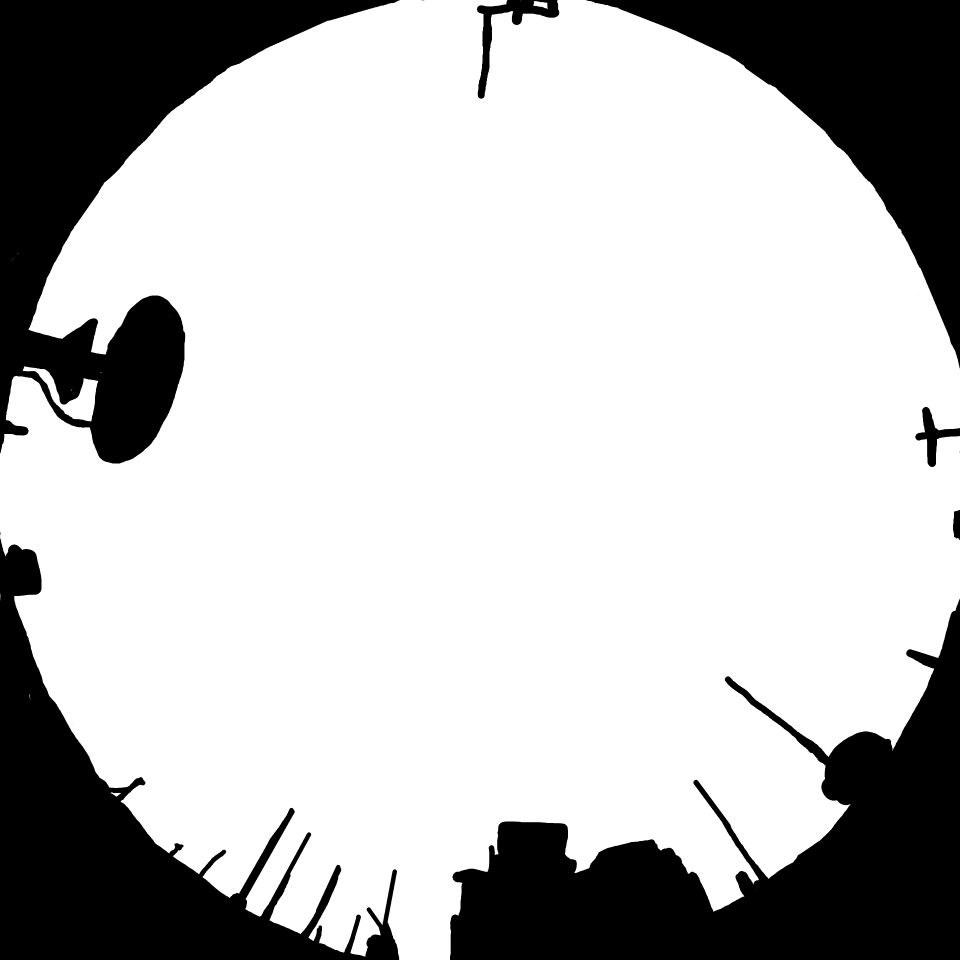
#> input picture mask100.jpg, 1920 x 1920 px, given in place of img-2021-09-05T09-08-46devID1.jpg, which was not available (shown at 1/2 size)
$ jupyter execute --allow-errors SIFT.ipynb   (shell and % lines are left out)   (Python 2 division)   (older library calls are emulated)   (text cells are left out)
#> lines starting #> are read from the running program, lines starting #| are printed output that depends on the picture; pictures that were not available may be replaced by others from this repository, and a replacement may not be noted
[cell 1]
import os
import numpy as np
import pandas as pd
import pathlib
from pathlib import Path
import matplotlib.pyplot as plt
import cv2 as cv
import pickle

[cell 2]
img1 = cv.imread(("/dasio/AI5758/snapshots/snapshots-2021-09-05/img-2021-09-05T09-08-46devID1.jpg"), cv.COLOR_BGR2RGB)
#> img1 is the input picture: shape (1920, 1920, 3); min 0, max 255, mean 189.4
img2 = cv.imread(("/dasio/AI5758/snapshots/snapshots-2021-09-05/img-2021-09-05T09-08-46devID2.jpg"), cv.COLOR_BGR2RGB)
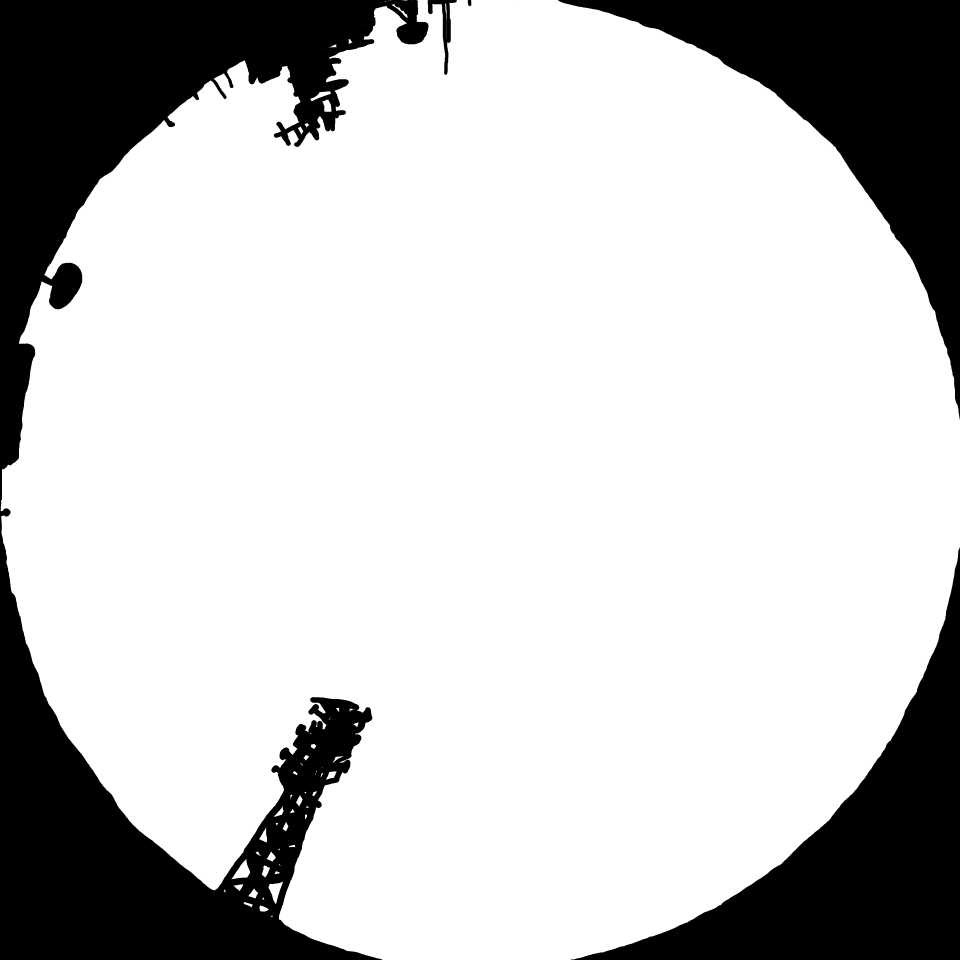
#> input picture mask200.jpg, 1920 x 1920 px, given in place of img-2021-09-05T09-08-46devID2.jpg, which was not available (shown at 1/2 size)
#> img2 is the input picture: shape (1920, 1920, 3); min 0, max 255, mean 196.9
img_mask1 = cv.imread(("mask100.jpg"),0)
#> img_mask1: shape (1920, 1920); min 0, max 255, mean 189.4
img_mask2 = cv.imread(("mask200.jpg"),0)
#> img_mask2: shape (1920, 1920); min 0, max 255, mean 196.9
img1 = cv.bitwise_and(img1,img1,mask = img_mask1)
img2 = cv.bitwise_and(img2,img2,mask = img_mask2)
dist_from_mask1 = cv.distanceTransform(cv.cvtColor(img1, cv.COLOR_BGR2GRAY), cv.DIST_L2, 3)
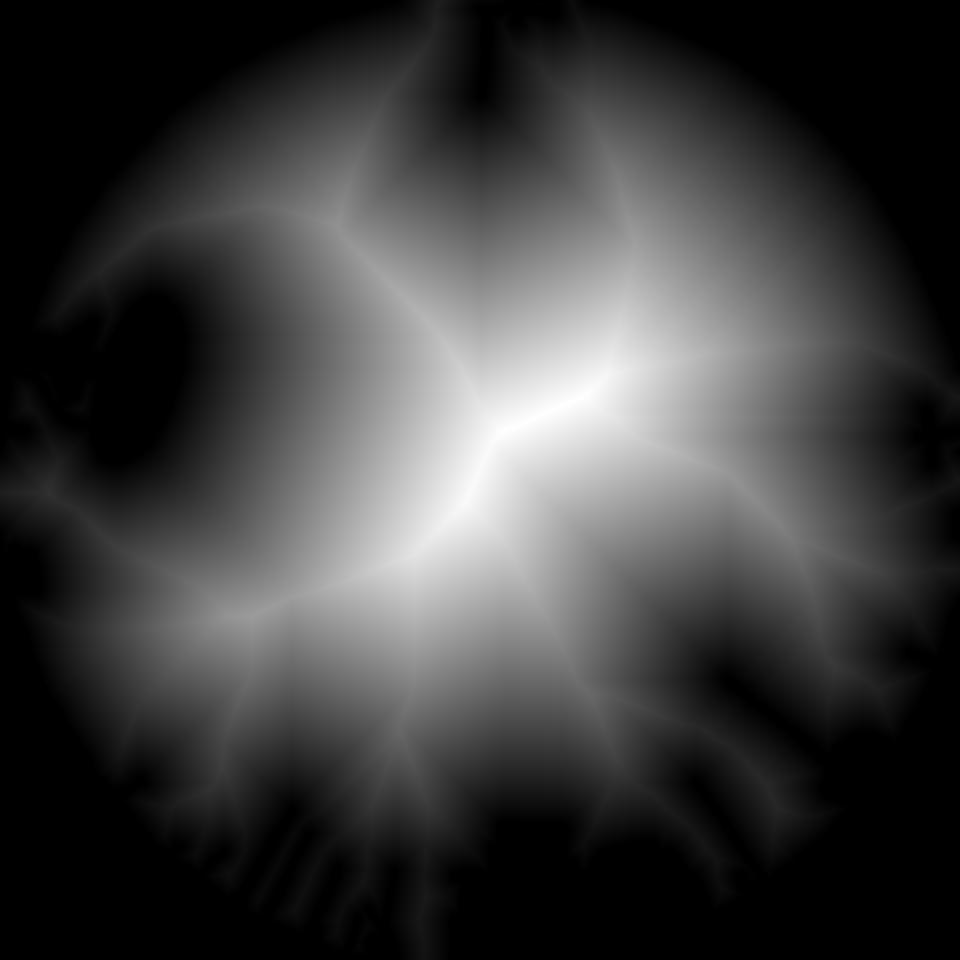
#> dist_from_mask1: shape (1920, 1920) float32 (shown at 1/2 size); min 0, max 654, mean 158.3; drawn with min black and max white
dist_from_mask2 = cv.distanceTransform(cv.cvtColor(img2, cv.COLOR_BGR2GRAY), cv.DIST_L2, 3)
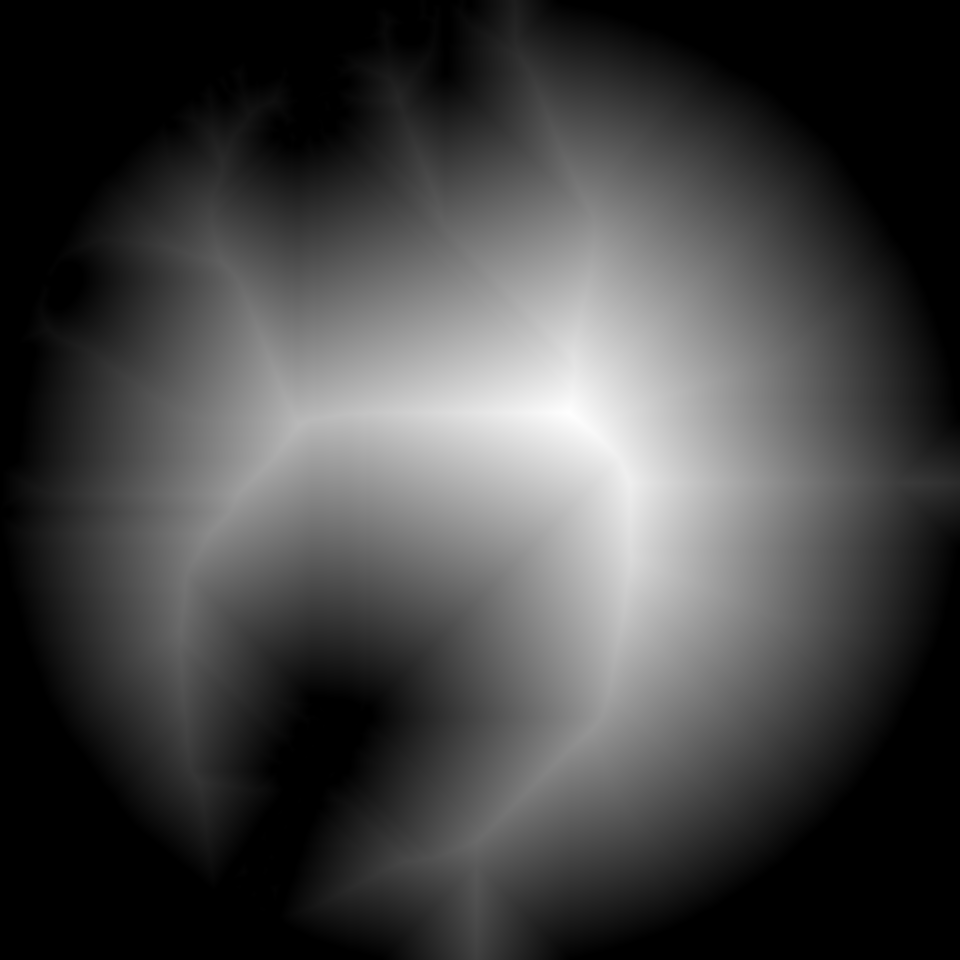
#> dist_from_mask2: shape (1920, 1920) float32 (shown at 1/2 size); min 0, max 729.2, mean 191.6; drawn with min black and max white

[cell 3]
# def SIFT_detect(img1, img2):
#     sift = cv.SIFT_create()
#     kp1, dst1 = sift.detectAndCompute(img1, None)
#     kp2, dst2 = sift.detectAndCompute(img2, None)

#     # место для dist для 1 и 2 снимка, сравнивать дистанцию до маски на обоих снимках через сложное условие


#     kp1_filtered = [
#         list_element for list_element in kp1 if condition1(list_element.pt, dist_from_mask1)]
#     dst1_filtered = np.array(
#         [dsc for (dsc, kp) in zip(dst1, kp1) if condition1(kp.pt,dist_from_mask1)])
#     kp2_filtered = [
#         list_element for list_element in kp2 if condition2(list_element.pt,dist_from_mask2)]
#     dst2_filtered = np.array(
#         [dsc for (dsc, kp) in zip(dst2, kp2) if condition2(kp.pt,dist_from_mask2)])
#     bf = cv.BFMatcher.create(cv.NORM_L2)
#     matches = bf.knnMatch(dst1_filtered, dst2_filtered, k=1)
#     #result = cv.drawMatchesKnn(img1, kp1_filtered, img2, kp2_filtered, matches, flags = 2,  outImg=None)
#     return kp1_filtered, kp2_filtered, matches


# def condition(list_with_coord): # закинуть dist в саму функцию
#     return np.sqrt((list_with_coord[0]-960)**2+(list_with_coord[1]-960)**2)

# # условие для фильтрации наиболее близких точек к центру фотоснимка
# def condition1(list_with_coord, dist_from_mask1): # закинуть dist в саму функцию
#     #x = int(list_with_coord[0])
#     list_with_coord = np.array(list_with_coord).astype(int)
#     #y = int(list_with_coord[1])
#     ##dist_from_mask1 = np.array(dist_from_mask1).astype(int)
#     # list_with_coord = np.array(list_with_coord).astype(int)
#     # dist_from_mask1 = np.array(dist_from_mask1).astype(int)

#     return np.sqrt((list_with_coord[0]-960)**2+(list_with_coord[1]-960)**2) <= 500 & dist_from_mask1[list_with_coord[0]][list_with_coord[1]] >= 5

# def condition2(list_with_coord, dist_from_mask2): # закинуть dist в саму функцию
#     list_with_coord = np.array(list_with_coord).astype(int)
#     dist_from_mask2 = np.array(dist_from_mask1).astype(int)
#     return np.sqrt((list_with_coord[0]-960)**2+(list_with_coord[1]-960)**2) <= 500 & dist_from_mask2[list_with_coord[0]][list_with_coord[1]] >= 5
#     # сюда сложным условием запихать близость к маске

[cell 4]
def SIFT_detect(img1, img2):
    sift = cv.SIFT_create()
    kp1, dst1 = sift.detectAndCompute(img1, None)
    kp2, dst2 = sift.detectAndCompute(img2, None)

    kp1_filtered = [
        list_element for list_element in kp1 if condition(list_element.pt, dist_from_mask1)]
    dst1_filtered = np.array(
        [dsc for (dsc, kp) in zip(dst1, kp1) if condition(kp.pt,dist_from_mask1)])
    kp2_filtered = [
        list_element for list_element in kp2 if condition(list_element.pt,dist_from_mask2)]
    dst2_filtered = np.array(
        [dsc for (dsc, kp) in zip(dst2, kp2) if condition(kp.pt,dist_from_mask2)])
    bf = cv.BFMatcher.create(cv.NORM_L2)
    matches = bf.knnMatch(dst1_filtered, dst2_filtered, k=1)
    #result = cv.drawMatchesKnn(img1, kp1_filtered, img2, kp2_filtered, matches, flags = 2,  outImg=None)
    return kp1_filtered, kp2_filtered, matches


def condition(list_with_coord, dist_from_mask): # закинуть dist в саму функцию
    x = int(list_with_coord[0])
    y = int(list_with_coord[1])
    return dist_from_mask[x][y] >= 50 and np.sqrt((x-960)**2+(y-960)**2) <= 500

[cell 5]
kp1_filtered, kp2_filtered, matches = SIFT_detect(img1, img2)
#> in SIFT_detect, `kp1, dst1 = sift.detectAndCompute(img1, None)`: kp1 = 591 keypoints; strongest (x, y, size): (357, 1694, 10.2), (233, 1589, 5.5), (52, 738, 7.4), (993, 1705, 5.4)
#> in SIFT_detect, `kp2, dst2 = sift.detectAndCompute(img2, None)`: kp2 = 673 keypoints; strongest (x, y, size): (627, 1492, 6), (543, 1714, 9.8), (612, 1515, 5.7), (507, 1788, 10)
#> in SIFT_detect, `kp1_filtered = [ list_element for list_element in kp1 if condition(lis..`: kp1_filtered = []
#> in SIFT_detect, `dst1_filtered = np.array( [dsc for (dsc, kp) in zip(dst1, kp1) if cond..`: dst1_filtered = empty array
#> in SIFT_detect, `kp2_filtered = [ list_element for list_element in kp2 if condition(lis..`: kp2_filtered = 1 keypoints; (x, y, size): (884, 848, 873.9)
#> in SIFT_detect, `matches = bf.knnMatch(dst1_filtered, dst2_filtered, k=1)`: matches = ()
#> kp1_filtered = []; kp2_filtered = 1 keypoints; (x, y, size): (884, 848, 873.9); matches = ()

[cell 6]
#result = cv.drawMatchesKnn(img1, kp1_filtered, img2, kp2_filtered, matches, flags = 2,  outImg=None)
kp1_filtered, kp2_filtered, matches = SIFT_detect(img1, img2)
result = cv.drawMatchesKnn(img1, kp1_filtered, img2, kp2_filtered, matches, flags = 2,  outImg=None)
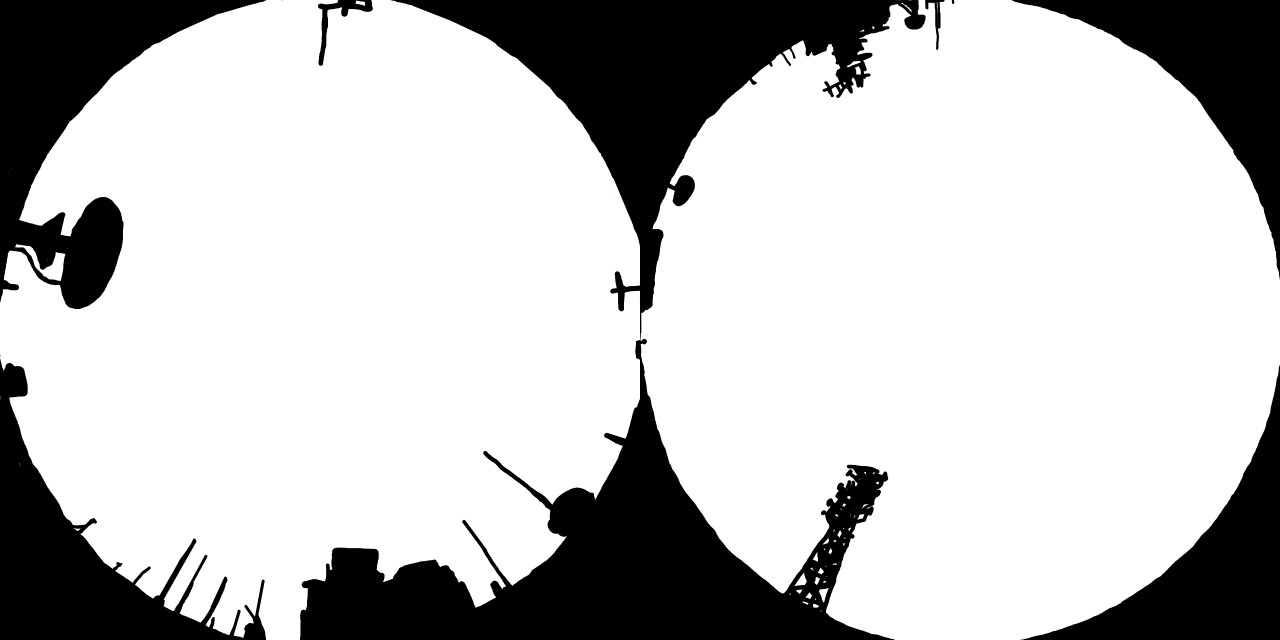
#> result: shape (1920, 3840, 3) (shown at 1/3 size); min 0, max 255, mean 193.2
result = cv.cvtColor(result, cv.COLOR_BGR2RGB)
#cv.calcHist()
plt.rcParams['figure.figsize'] = [20.0, 10.0]
#plt.title('Best Matching Points')
plt.axis('off')
plt.imshow(result)
plt.show()

[cell 7]
# [7 lines of commented-out code are left out]

[cell 8]
trasnformation_matrix = np.array([[np.cos(3.02474397e-09), -np.sin(3.02474397e-09), 1.04715269e-06], [np.sin(3.02474397e-09), np.cos(3.02474397e-09), -2.81405565e-06], [0, 0, 1]])
trasnformation_matrix

[cell 9]
trasnformation_matrix = np.array([[np.cos(3.02474397e-09), -np.sin(3.02474397e-09), 1.04715269e-06], [np.sin(3.02474397e-09), np.cos(3.02474397e-09), -2.81405565e-06], [0, 0, 1]])
array_coord_old = np.array([list_element.pt for list_element in kp1_filtered])
#> array_coord_old = empty array
#> (the rest of this cell did not finish here and is left out)
